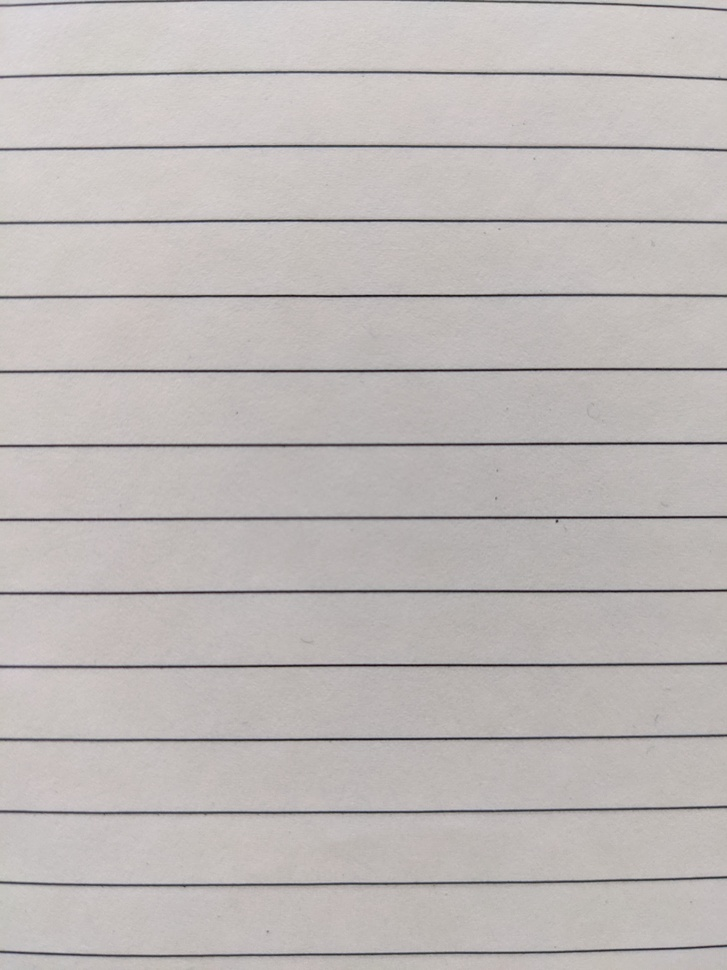
//> input picture opencv/lines.jpg, 727 x 970 px, shrunk from 3024 x 4032 before the run
$ ./lines   (built with g++ and OpenCV 4)
//> lines starting //> are read from the running program, lines starting //| are printed output that depends on the picture
#include <iostream>
#include <opencv2/highgui.hpp>
#include <opencv2/imgcodecs.hpp>
#include <opencv2/imgproc.hpp>

using namespace cv;

int main(int argc, char **argv) {
  Mat dst, cdst, cdstP;
  const char *default_file = "lines.jpg";
  const char *filename = argc >= 2 ? argv[1] : default_file;
  Mat image = imread(samples::findFile(filename), IMREAD_GRAYSCALE);
//> image: 970 rows x 727 cols, CV_8UC1; min 16, max 219, mean 186

  if (image.empty()) {
    std::cout << "Could not read image" << std::endl;
    return 1;
  }

  // Edge detection
  Canny(image, dst, 50, 200, 3);
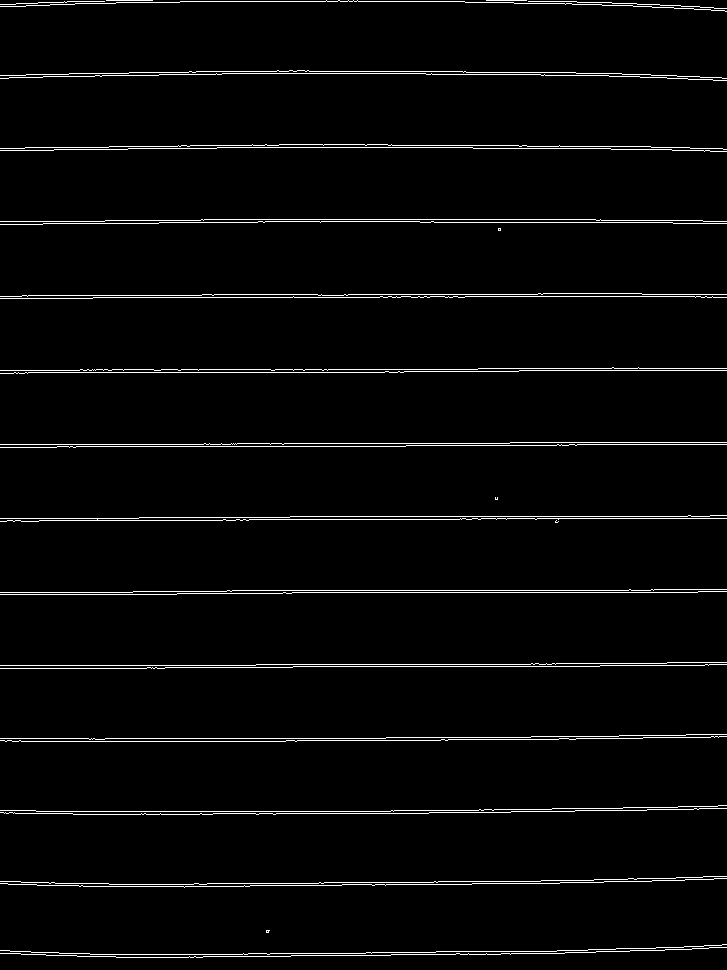
//> dst: 970 rows x 727 cols, CV_8UC1; 2.8% white in thin lines or dots
  // Copy edges to the images that will display the results in BGR
  cvtColor(dst, cdst, COLOR_GRAY2BGR);
//> cdst: 970 rows x 727 cols, CV_8UC3; 2.8% white in thin lines or dots
  cdstP = cdst.clone();

  // Standard Hough Line Transform
  std::vector<Vec2f> lines;
  HoughLines(dst, lines, 1, CV_PI / 180, 80, 0, 0);
//> lines = 148 lines (rho, theta), first 12: [592, 1.57], [738, 1.57], [590, 1.57], [811, 1.57], [516, 1.57], [219, 1.57], [294, 1.57], [444, 1.57], [518, 1.57], [147, 1.57], [372, 1.57], [1, 1.57]
  // Draw the lines
  for (size_t i = 0; i < lines.size(); i++) {
    float rho = lines[i][0], theta = lines[i][1];
    Point pt1, pt2;
    double a = cos(theta), b = sin(theta);
    double x0 = a * rho, y0 = b * rho;
    pt1.x = cvRound(x0 + 1000 * (-b));
    pt1.y = cvRound(y0 + 1000 * (a));
    pt2.x = cvRound(x0 - 1000 * (-b));
    pt2.y = cvRound(y0 - 1000 * (a));
    line(cdst, pt1, pt2, Scalar(0, 0, 255), 3, LINE_AA);
  }
//> this loop made 148 passes
//> (rho, theta, a, x0, y0) on passes 1, 2, 3, 4, 5, 6, 7, 8, 9, 10, 11, 13: (592, 1.57, -4.37e-08, -2.59e-05, 592), (738, 1.57, -4.37e-08, -3.23e-05, 738), (590, 1.57, -4.37e-08, -2.58e-05, 590), (811, 1.57, -4.37e-08, -3.54e-05, 811), (516, 1.57, -4.37e-08, -2.26e-05, 516), (219, 1.57, -4.37e-08, -9.57e-06, 219), (294, 1.57, -4.37e-08, -1.29e-05, 294), (444, 1.57, -4.37e-08, -1.94e-05, 444), (518, 1.57, -4.37e-08, -2.26e-05, 518), (147, 1.57, -4.37e-08, -6.43e-06, 147), (372, 1.57, -4.37e-08, -1.63e-05, 372), (369, 1.57, -4.37e-08, -1.61e-05, 369)
//> (rho, theta, x0, y0) on pass 12: (1, 1.57, -4.37e-08, 1)
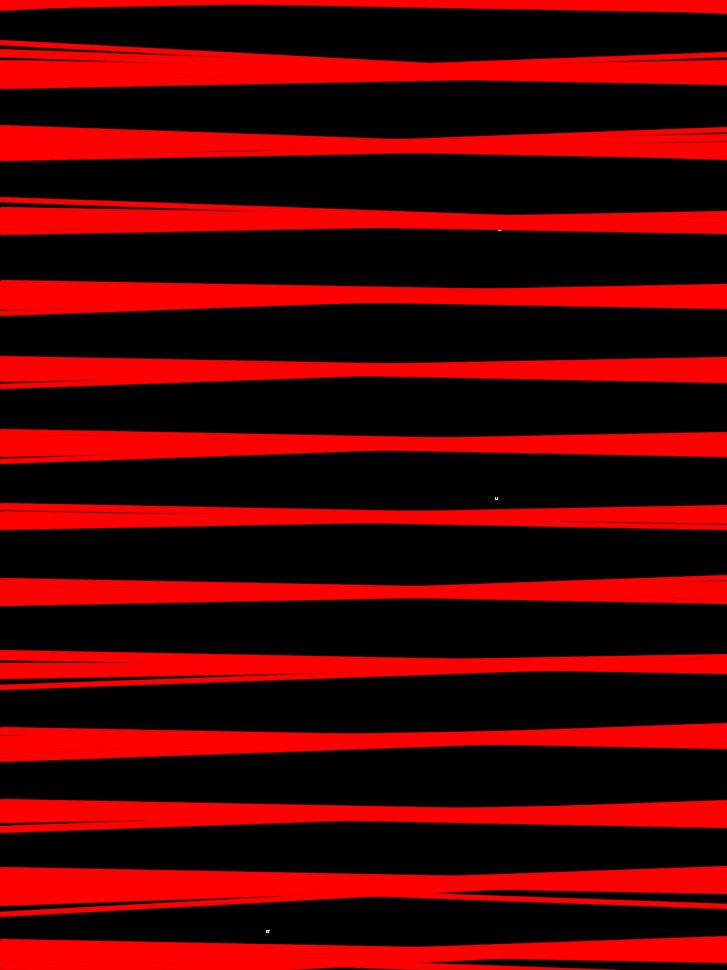
//> cdst: 970 rows x 727 cols, CV_8UC3; mean B, G, R 0, 0, 81.4

  // Probabilistic Hough Transform
  std::vector<Vec4i> linesP;
  HoughLinesP(dst, linesP, 1, CV_PI / 180, 80, 30, 10);
//> linesP = 114 lines (x1, y1, x2, y2), first 8: [283, 592, 697, 592], [0, 738, 385, 738], [227, 590, 653, 590], [36, 811, 393, 811], [14, 372, 403, 372], [201, 219, 600, 219], [159, 222, 264, 222], [0, 518, 138, 518]

  // Draw lines
  for (size_t i = 0; i < linesP.size(); i++) {
    Vec4i l = linesP[i];
    line(cdstP, Point(l[0], l[1]), Point(l[2], l[3]), Scalar(0, 0, 255), 3, LINE_AA);
  }
//> this loop made 114 passes
//> l on passes 1 to 12: [283, 592, 697, 592], [0, 738, 385, 738], [227, 590, 653, 590], [36, 811, 393, 811], [14, 372, 403, 372], [201, 219, 600, 219], [159, 222, 264, 222], [0, 518, 138, 518], [25, 147, 108, 147], [93, 297, 429, 297], [600, 665, 708, 665], [642, 294, 726, 294]
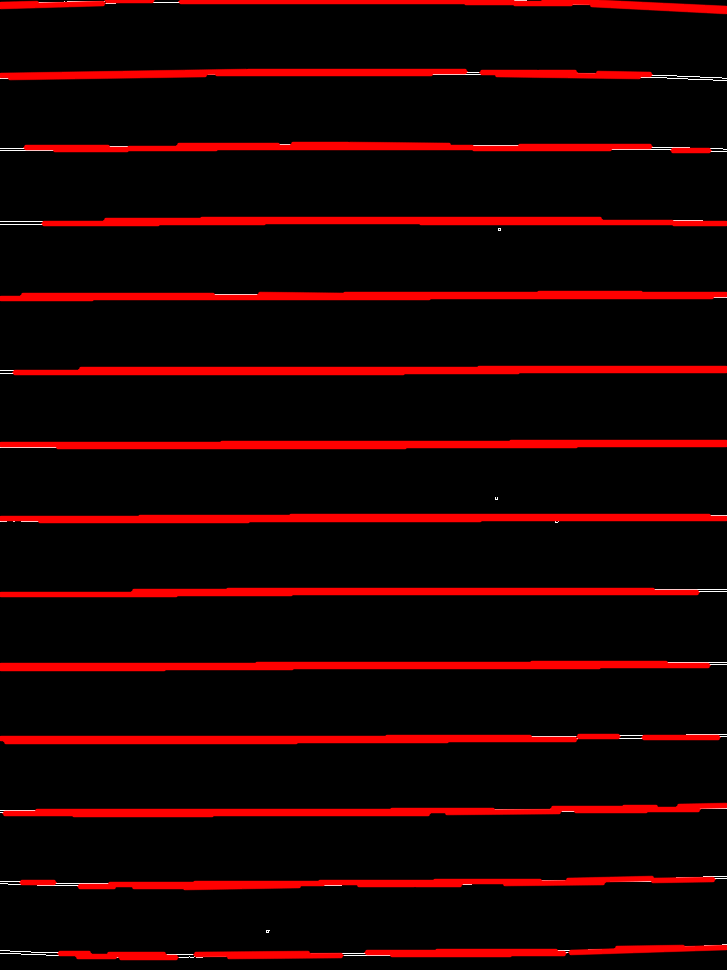
//> cdstP: 970 rows x 727 cols, CV_8UC3; mean B, G, R 0.6, 0.6, 25.9
  imshow("Source", image);
  imshow("Detected Lines (in red) - Standard Hough Line Transform", cdst);
  imshow("Detected Lines (in red) - Probabilistic Line Transform", cdstP);
  while (waitKey() != 27)
//> the Esc key is pressed
    ;
  destroyAllWindows();
  return 0;
}
